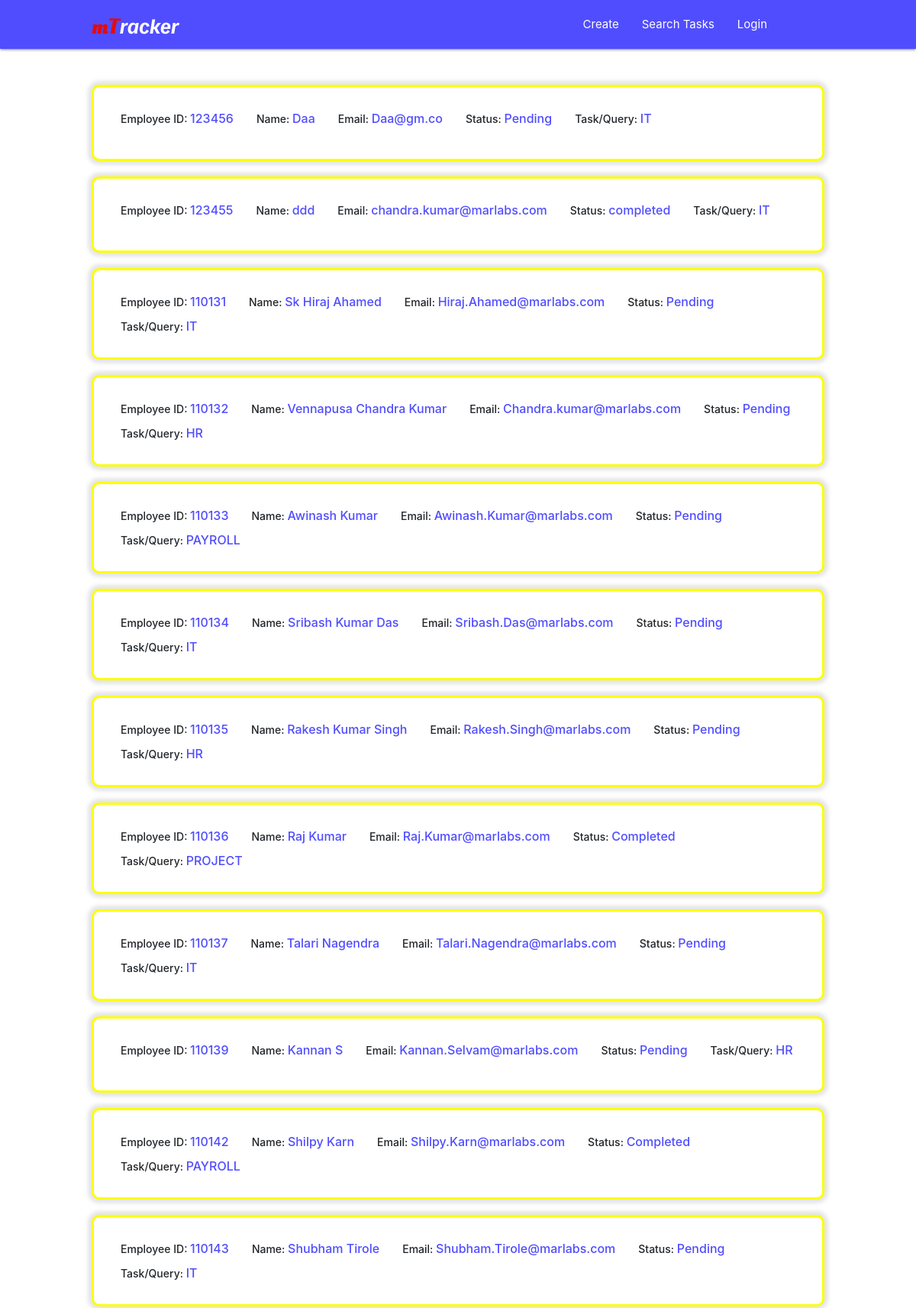
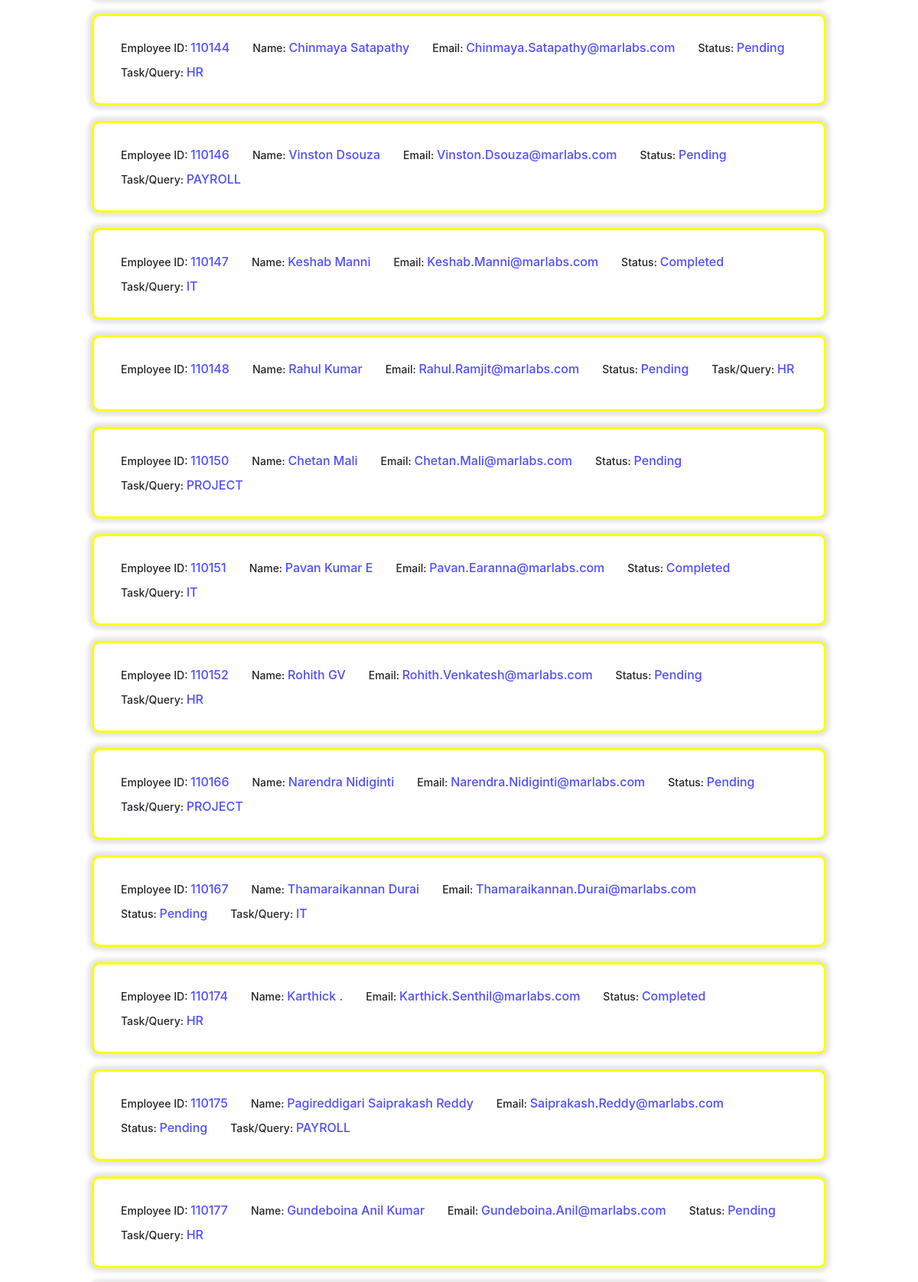
Page /search/searchresult/all-task/ (upper part) on the committed database (2 pictures, top to bottom).
### taskData/models.py (models this page shows)
class TaskData(models.Model):
    empid = models.TextField(max_length=20)
    empname = models.TextField(max_length=50)
    empemail = models.TextField(max_length=50)
    taskname = models.TextField(max_length=100)
    duedate = models.TextField(max_length=20)
    taskstatus = models.TextField(max_length=15)
    tasksummary = models.TextField(max_length=500)
    createdon = models.DateField()

### mtracker/views.py (the view)
# urls.py: path('search/searchresult/all-task/', views.searchResult, name='searchresult_all'),
def searchResult(request):
    searchData = TaskData.objects.all()
    return render(request, 'searchresult.html',{'searchData':searchData})

### templates/searchresult.html (shortened to what this page needs)
{% extends 'base.html' %}
{% block body %}
<center>
<div class="all-tasks-container">
    <div>
        <ul class="collapsible">
            {% for data in searchData %}
            <li class="task-card pending">
                <div class="collapsible-header">
                    <div class="employee-info">
                        <div class="">Employee ID: <span>{{data.empid}}</span></div>
                        <div class="">Name: <span>{{data.empname}}</span></div>
                        <div class="">Email: <span>{{data.empemail}}</span></div>
                        <div class="">Status: <span>{{data.taskstatus}}</span></div>
                        <div>Task/Query: <span>{{data.taskname}}</span></div>
                    </div>
                </div>
            </li>
            {% endfor %}
            <br>
        </ul>
    </div>
</div>
{% endblock %}

### static/css/create-task_style.css (style rules this page uses)
body { overflow-x: hidden; }

### static/css/hr-profile_style.css (style rules this page uses)
body { overflow-x: hidden; }

### static/css/update-task_style.css (style rules this page uses)
body { overflow-x: hidden; }

### static/css/search-display-task_style.css (style rules this page uses)
.all-tasks-container { padding: 1% 10% 0% 10%; }
.collapsible { border: 0px; margin: 0px; -webkit-box-shadow: none; }
.collapsible-header { flex-direction: column; line-height: 2.0; border-bottom: none; }
.task-card { min-height: 100px; width: auto; background-color: white; padding: 10px 20px; margin: 20px 0px; border-radius: 10px; box-shadow: 0 0 5px 5px rgba(216, 216, 216, 0.678); }
.task-info, .employee-info, .task-title { display: flex; flex-direction: row; justify-content:left; flex-wrap: wrap; column-gap: 30px; }
.task-card>div>div>div { font-weight: 500; font-size: 14px; }
.task-card>div>div>div>span { color: #504DFF; font-size: 16px; }
.pending { border:3px rgb(251, 255, 0) solid; }

### rows in the picture
TaskData: empid "123456", empname "Daa", empemail "Daa@gm.co", taskstatus "Pending", taskname "IT"
TaskData: empid "123455", empname "ddd", empemail "chandra.kumar@marlabs.com", taskstatus "completed", taskname "IT"
TaskData: empid "110131", empname "Sk Hiraj Ahamed", empemail "Hiraj.Ahamed@marlabs.com", taskstatus "Pending", taskname "IT"
TaskData: empid "110132", empname "Vennapusa Chandra Kumar", empemail "Chandra.kumar@marlabs.com", taskstatus "Pending", taskname "HR"
TaskData: empid "110133", empname "Awinash Kumar", empemail "Awinash.Kumar@marlabs.com", taskstatus "Pending", taskname "PAYROLL"
TaskData: empid "110134", empname "Sribash Kumar Das", empemail "Sribash.Das@marlabs.com", taskstatus "Pending", taskname "IT"
TaskData: empid "110135", empname "Rakesh Kumar Singh", empemail "Rakesh.Singh@marlabs.com", taskstatus "Pending", taskname "HR"
TaskData: empid "110136", empname "Raj Kumar", empemail "Raj.Kumar@marlabs.com", taskstatus "Completed", taskname "PROJECT"
TaskData: empid "110137", empname "Talari Nagendra", empemail "Talari.Nagendra@marlabs.com", taskstatus "Pending", taskname "IT"
TaskData: empid "110139", empname "Kannan S", empemail "Kannan.Selvam@marlabs.com", taskstatus "Pending", taskname "HR"
TaskData: empid "110142", empname "Shilpy Karn", empemail "Shilpy.Karn@marlabs.com", taskstatus "Completed", taskname "PAYROLL"
TaskData: empid "110143", empname "Shubham Tirole", empemail "Shubham.Tirole@marlabs.com", taskstatus "Pending", taskname "IT"
TaskData: empid "110144", empname "Chinmaya Satapathy", empemail "Chinmaya.Satapathy@marlabs.com", taskstatus "Pending", taskname "HR"
TaskData: empid "110146", empname "Vinston Dsouza", empemail "Vinston.Dsouza@marlabs.com", taskstatus "Pending", taskname "PAYROLL"
TaskData: empid "110147", empname "Keshab Manni", empemail "Keshab.Manni@marlabs.com", taskstatus "Completed", taskname "IT"
TaskData: empid "110148", empname "Rahul Kumar", empemail "Rahul.Ramjit@marlabs.com", taskstatus "Pending", taskname "HR"
TaskData: empid "110150", empname "Chetan Mali", empemail "Chetan.Mali@marlabs.com", taskstatus "Pending", taskname "PROJECT"
TaskData: empid "110151", empname "Pavan Kumar E", empemail "Pavan.Earanna@marlabs.com", taskstatus "Completed", taskname "IT"
TaskData: empid "110152", empname "Rohith GV", empemail "Rohith.Venkatesh@marlabs.com", taskstatus "Pending", taskname "HR"
TaskData: empid "110166", empname "Narendra Nidiginti", empemail "Narendra.Nidiginti@marlabs.com", taskstatus "Pending", taskname "PROJECT"
TaskData: empid "110167", empname "Thamaraikannan Durai", empemail "Thamaraikannan.Durai@marlabs.com", taskstatus "Pending", taskname "IT"
TaskData: empid "110174", empname "Karthick .", empemail "Karthick.Senthil@marlabs.com", taskstatus "Completed", taskname "HR"
TaskData: empid "110175", empname "Pagireddigari Saiprakash Reddy", empemail "Saiprakash.Reddy@marlabs.com", taskstatus "Pending", taskname "PAYROLL"
TaskData: empid "110177", empname "Gundeboina Anil Kumar", empemail "Gundeboina.Anil@marlabs.com", taskstatus "Pending", taskname "HR"
